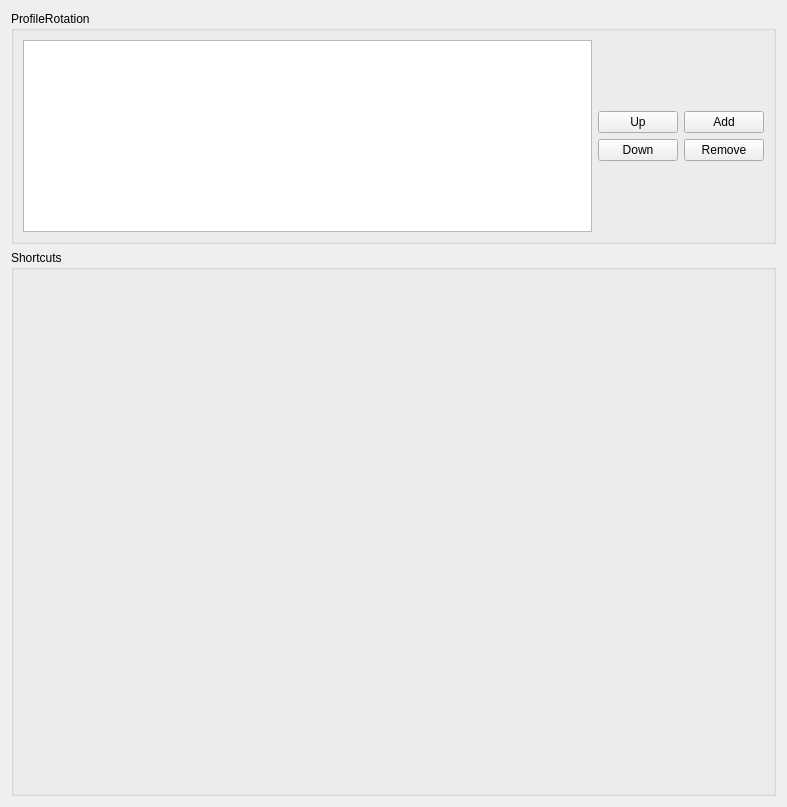
<?xml version="1.0" encoding="UTF-8"?>
<ui version="4.0">
 <class>GeneralPageWidget</class>
 <widget class="QWidget" name="GeneralPageWidget">
  <property name="geometry">
   <rect>
    <x>0</x>
    <y>0</y>
    <width>787</width>
    <height>807</height>
   </rect>
  </property>
  <property name="windowTitle">
   <string>General Hardware Overview</string>
  </property>
  <property name="locale">
   <locale language="English" country="UnitedKingdom"/>
  </property>
  <layout class="QVBoxLayout" name="verticalLayout_3">
   <item>
    <widget class="QGroupBox" name="profileRotationBox">
     <property name="sizePolicy">
      <sizepolicy hsizetype="Preferred" vsizetype="Maximum">
       <horstretch>0</horstretch>
       <verstretch>0</verstretch>
      </sizepolicy>
     </property>
     <property name="minimumSize">
      <size>
       <width>0</width>
       <height>100</height>
      </size>
     </property>
     <property name="title">
      <string>ProfileRotation</string>
     </property>
     <layout class="QHBoxLayout" name="horizontalLayout">
      <item>
       <widget class="QListWidget" name="lwRotationList">
        <property name="maximumSize">
         <size>
          <width>16777215</width>
          <height>16777215</height>
         </size>
        </property>
        <property name="editTriggers">
         <set>QAbstractItemView::NoEditTriggers</set>
        </property>
        <property name="showDropIndicator" stdset="0">
         <bool>false</bool>
        </property>
        <property name="alternatingRowColors">
         <bool>true</bool>
        </property>
        <property name="sortingEnabled">
         <bool>false</bool>
        </property>
       </widget>
      </item>
      <item>
       <layout class="QVBoxLayout" name="verticalLayout_2">
        <item>
         <spacer name="verticalSpacer_2">
          <property name="orientation">
           <enum>Qt::Vertical</enum>
          </property>
          <property name="sizeHint" stdset="0">
           <size>
            <width>20</width>
            <height>40</height>
           </size>
          </property>
         </spacer>
        </item>
        <item>
         <layout class="QGridLayout" name="gridLayout">
          <item row="1" column="0">
           <widget class="QPushButton" name="pbDown">
            <property name="text">
             <string>Down</string>
            </property>
           </widget>
          </item>
          <item row="1" column="1">
           <widget class="QPushButton" name="pbRemoveFromRotationList">
            <property name="text">
             <string>Remove</string>
            </property>
           </widget>
          </item>
          <item row="0" column="1">
           <widget class="QPushButton" name="pbAddToRotationList">
            <property name="text">
             <string>Add</string>
            </property>
           </widget>
          </item>
          <item row="0" column="0">
           <widget class="QPushButton" name="pbUp">
            <property name="text">
             <string>Up</string>
            </property>
           </widget>
          </item>
         </layout>
        </item>
        <item>
         <spacer name="verticalSpacer">
          <property name="orientation">
           <enum>Qt::Vertical</enum>
          </property>
          <property name="sizeHint" stdset="0">
           <size>
            <width>20</width>
            <height>40</height>
           </size>
          </property>
         </spacer>
        </item>
       </layout>
      </item>
     </layout>
    </widget>
   </item>
   <item>
    <widget class="QGroupBox" name="shortcutGroupBox">
     <property name="sizePolicy">
      <sizepolicy hsizetype="MinimumExpanding" vsizetype="Expanding">
       <horstretch>0</horstretch>
       <verstretch>0</verstretch>
      </sizepolicy>
     </property>
     <property name="minimumSize">
      <size>
       <width>0</width>
       <height>200</height>
      </size>
     </property>
     <property name="title">
      <string>Shortcuts</string>
     </property>
     <layout class="QVBoxLayout" name="verticalLayout"/>
    </widget>
   </item>
  </layout>
 </widget>
 <resources/>
 <connections>
  <connection>
   <sender>pbAddToRotationList</sender>
   <signal>clicked()</signal>
   <receiver>GeneralPageWidget</receiver>
   <slot>profileAdd()</slot>
   <hints>
    <hint type="sourcelabel">
     <x>655</x>
     <y>256</y>
    </hint>
    <hint type="destinationlabel">
     <x>748</x>
     <y>251</y>
    </hint>
   </hints>
  </connection>
  <connection>
   <sender>pbDown</sender>
   <signal>clicked()</signal>
   <receiver>GeneralPageWidget</receiver>
   <slot>profileDown()</slot>
   <hints>
    <hint type="sourcelabel">
     <x>583</x>
     <y>300</y>
    </hint>
    <hint type="destinationlabel">
     <x>788</x>
     <y>303</y>
    </hint>
   </hints>
  </connection>
  <connection>
   <sender>pbRemoveFromRotationList</sender>
   <signal>clicked()</signal>
   <receiver>GeneralPageWidget</receiver>
   <slot>profileRemove()</slot>
   <hints>
    <hint type="sourcelabel">
     <x>666</x>
     <y>290</y>
    </hint>
    <hint type="destinationlabel">
     <x>799</x>
     <y>290</y>
    </hint>
   </hints>
  </connection>
  <connection>
   <sender>pbUp</sender>
   <signal>clicked()</signal>
   <receiver>GeneralPageWidget</receiver>
   <slot>profileUp()</slot>
   <hints>
    <hint type="sourcelabel">
     <x>557</x>
     <y>270</y>
    </hint>
    <hint type="destinationlabel">
     <x>749</x>
     <y>269</y>
    </hint>
   </hints>
  </connection>
 </connections>
 <slots>
  <slot>profileChanged()</slot>
  <slot>profileUp()</slot>
  <slot>profileDown()</slot>
  <slot>profileRemove()</slot>
  <slot>profileAdd()</slot>
 </slots>
</ui>
